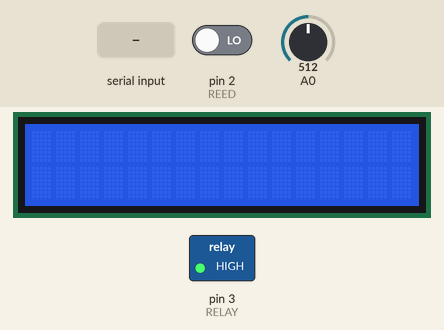
Bench run of a sketch on a simulated Arduino Uno, built with avr-gcc and run on an emulated ATmega328P. On the bench: 16×2 character LCD, switched loads named in the sketch (green lamp = pin HIGH). Inputs (shaded band) come from the test bench; at power-on: pin 2 (REED) LOW, A0 = 512. What the sketch prints to the serial monitor is not drawn.

Above: at 1.2 s.
1.3 s: "90,45\n" received over Serial
At 3.1 s:
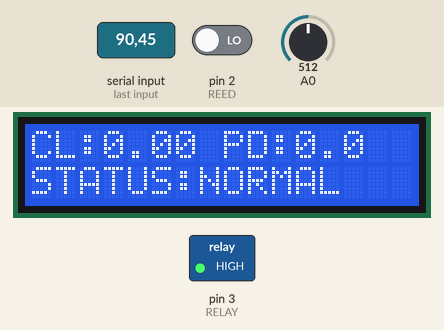
3.8 s: "30,150\n" received over Serial
At 4.6 s:
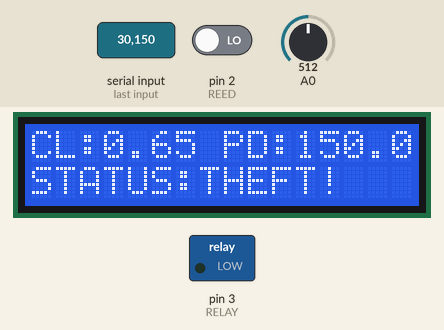
Timing chart, 0 to 6.8 s (numbered marks = the images above; inputs shaded):
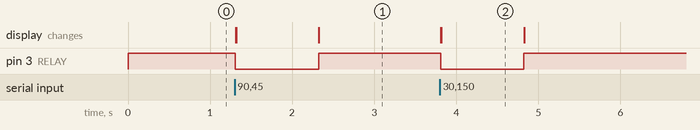

Measured:
- after the input at 1.3 s, pin 3 (RELAY): HIGH → LOW at once, → HIGH 1.0 s later; the display: first changes at once (image 1 shows a later state)
- after the input at 3.8 s, pin 3 (RELAY): HIGH → LOW at once, → HIGH 1.0 s later; the display: first changes at once (image 2 shows a later state)
- what the display in image 2 shows lasts 1.0 s, from 3.8 s to 4.8 s

The sketch:

consumer_node.ino
```cpp
#include <LiquidCrystal.h>

LiquidCrystal lcd(8, 9, 4, 5, 6, 7);

#define RELAY 3
#define REED 2

float threshold = 20;   // lower for better demo

void setup() {
  pinMode(RELAY, OUTPUT);
  pinMode(REED, INPUT);

  digitalWrite(RELAY, HIGH);

  lcd.begin(16, 2);
  Serial.begin(9600);
}

void loop() {
  if (Serial.available()) {

    float linePower = Serial.parseFloat();

    int c = analogRead(A0);
    float loadCurrent = (c - 512) * (5.0 / 1023.0) / 0.066;
    float loadPower = 230 * loadCurrent;

    float powerDiff = linePower - loadPower;

    // Current lost (approx)
    float currentLost = powerDiff / 230.0;

    lcd.clear();

    // Line 1: Current Lost + Power Diff
    lcd.setCursor(0, 0);
    lcd.print("CL:");
    lcd.print(currentLost, 2);
    lcd.print(" PD:");
    lcd.print(powerDiff, 1);

    // Line 2: Status
    lcd.setCursor(0, 1);

    if (powerDiff > threshold || digitalRead(REED) == HIGH) {
      digitalWrite(RELAY, LOW);
      lcd.print("STATUS:THEFT!");
    } else {
      digitalWrite(RELAY, HIGH);
      lcd.print("STATUS:NORMAL");
    }

    // Send to ESP32
    Serial.print(currentLost);
    Serial.print(",");
    Serial.println(powerDiff);
  }
}
```
